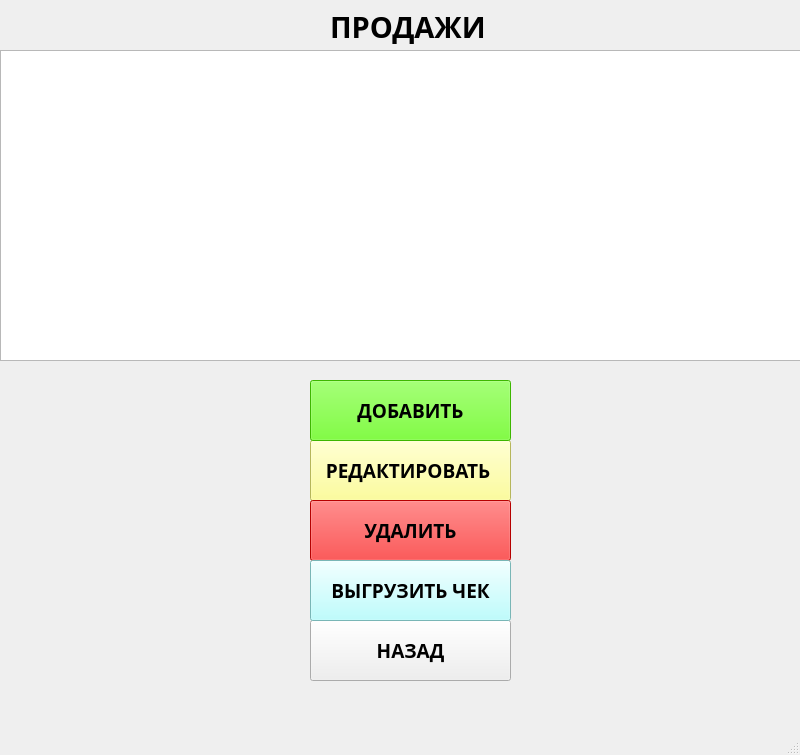
<?xml version="1.0" encoding="UTF-8"?>
<ui version="4.0">
 <class>manager_sales</class>
 <widget class="QMainWindow" name="manager_sales">
  <property name="geometry">
   <rect>
    <x>0</x>
    <y>0</y>
    <width>800</width>
    <height>755</height>
   </rect>
  </property>
  <property name="maximumSize">
   <size>
    <width>800</width>
    <height>800</height>
   </size>
  </property>
  <property name="windowTitle">
   <string>Продажи</string>
  </property>
  <widget class="QWidget" name="centralwidget">
   <widget class="QPushButton" name="edit_button">
    <property name="geometry">
     <rect>
      <x>310</x>
      <y>440</y>
      <width>201</width>
      <height>61</height>
     </rect>
    </property>
    <property name="font">
     <font>
      <family>Tw Cen MT</family>
      <pointsize>14</pointsize>
      <weight>75</weight>
      <bold>true</bold>
     </font>
    </property>
    <property name="styleSheet">
     <string notr="true">background-color: rgb(255, 255, 127);</string>
    </property>
    <property name="text">
     <string>РЕДАКТИРОВАТЬ </string>
    </property>
   </widget>
   <widget class="QPushButton" name="add_button">
    <property name="geometry">
     <rect>
      <x>310</x>
      <y>380</y>
      <width>201</width>
      <height>61</height>
     </rect>
    </property>
    <property name="font">
     <font>
      <family>Tw Cen MT</family>
      <pointsize>14</pointsize>
      <weight>75</weight>
      <bold>true</bold>
     </font>
    </property>
    <property name="styleSheet">
     <string notr="true">background-color: rgb(85, 255, 0);</string>
    </property>
    <property name="text">
     <string>ДОБАВИТЬ</string>
    </property>
   </widget>
   <widget class="QLabel" name="label_6">
    <property name="geometry">
     <rect>
      <x>330</x>
      <y>-10</y>
      <width>161</width>
      <height>74</height>
     </rect>
    </property>
    <property name="font">
     <font>
      <family>Tw Cen MT</family>
      <pointsize>22</pointsize>
      <weight>75</weight>
      <bold>true</bold>
     </font>
    </property>
    <property name="text">
     <string>ПРОДАЖИ</string>
    </property>
   </widget>
   <widget class="QTableView" name="tableView">
    <property name="geometry">
     <rect>
      <x>0</x>
      <y>50</y>
      <width>801</width>
      <height>311</height>
     </rect>
    </property>
   </widget>
   <widget class="QPushButton" name="back_button">
    <property name="geometry">
     <rect>
      <x>310</x>
      <y>620</y>
      <width>201</width>
      <height>61</height>
     </rect>
    </property>
    <property name="font">
     <font>
      <family>Tw Cen MT</family>
      <pointsize>14</pointsize>
      <weight>75</weight>
      <bold>true</bold>
     </font>
    </property>
    <property name="text">
     <string>НАЗАД</string>
    </property>
   </widget>
   <widget class="QPushButton" name="delete_button">
    <property name="geometry">
     <rect>
      <x>310</x>
      <y>500</y>
      <width>201</width>
      <height>61</height>
     </rect>
    </property>
    <property name="font">
     <font>
      <family>Tw Cen MT</family>
      <pointsize>14</pointsize>
      <weight>75</weight>
      <bold>true</bold>
     </font>
    </property>
    <property name="styleSheet">
     <string notr="true">background-color: rgb(255, 0, 0);</string>
    </property>
    <property name="text">
     <string>УДАЛИТЬ</string>
    </property>
   </widget>
   <widget class="QPushButton" name="chek_button">
    <property name="geometry">
     <rect>
      <x>310</x>
      <y>560</y>
      <width>201</width>
      <height>61</height>
     </rect>
    </property>
    <property name="font">
     <font>
      <family>Tw Cen MT</family>
      <pointsize>14</pointsize>
      <weight>75</weight>
      <bold>true</bold>
     </font>
    </property>
    <property name="styleSheet">
     <string notr="true">background-color: rgb(255, 0, 0);
background-color: rgb(170, 255, 255);</string>
    </property>
    <property name="text">
     <string>ВЫГРУЗИТЬ ЧЕК</string>
    </property>
   </widget>
  </widget>
  <widget class="QMenuBar" name="menubar">
   <property name="geometry">
    <rect>
     <x>0</x>
     <y>0</y>
     <width>800</width>
     <height>21</height>
    </rect>
   </property>
  </widget>
  <widget class="QStatusBar" name="statusbar"/>
 </widget>
 <resources/>
 <connections/>
</ui>
